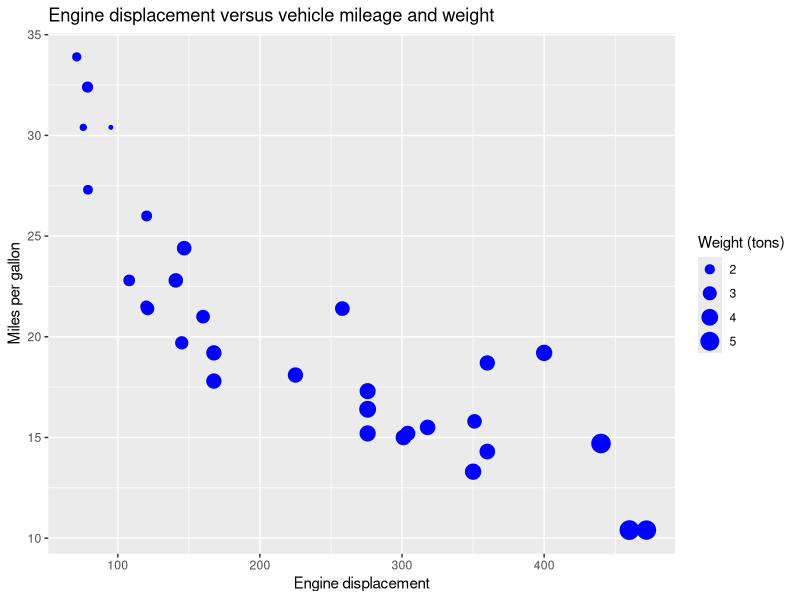

The R script that drew this image:
## ---- chunk 1
#| label: load-packages
#| message: false

library(tidyverse)
library(readxl)
## ---- chunk 2
#| label: load-data
#| message: false

df <- mtcars

glimpse(df)
## ---- chunk 3
#| label: fig1.1
#| fig-cap: "Plot 1.1"
#| warning: false

ggplot(
  data = df,
  mapping = aes(
    x    = disp,
    y    = mpg,
    size = wt
  )
) + 
  geom_point(color = "blue") + 
  labs(
    title = "Engine displacement versus vehicle mileage and weight",
    x     = "Engine displacement",
    y     = "Miles per gallon",
    size  = "Weight (tons)"
  )
